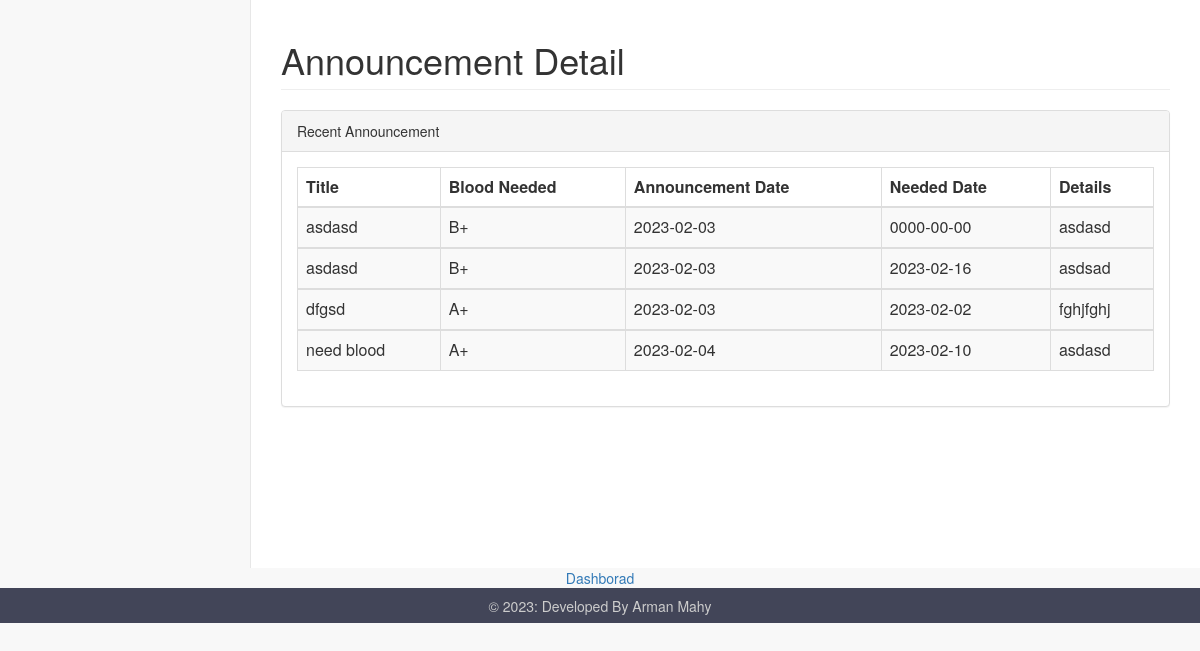
The app's page /pages/viewannouncement.php with its own data.
### tables this page shows
CREATE TABLE `announcement` (
  `user_id` int(11) NOT NULL,
  `name` text NOT NULL,
  `title` varchar(50) NOT NULL,
  `blood_type` varchar(10) NOT NULL,
  `publish_date` date NOT NULL DEFAULT current_timestamp(),
  `needed_date` date NOT NULL,
  `details` varchar(200) NOT NULL
);

### pages/viewannouncement.php (the view, shortened to what this page needs)
<html>
<head>
<link href="../vendor/bootstrap/css/bootstrap.min.css" rel="stylesheet">
<link href="../css/custom.css" rel="stylesheet">
</head>
<body>
<div id="wrapper">
<div id="page-wrapper">
<div class="container-fluid">
<div class="row">
<div class=".col-lg-12">
               <h1 class="page-header">Announcement Detail</h1>
                </div>
  </div>
				<div class="row">
                        <div class=".col-lg-12">
                            <div class="panel panel-default">
                                <div class="panel-heading">
                                    Recent Announcement
                                </div>
								 <div class="panel-body">
                                    <div class="table-responsive">
									<table class="table table-striped table-bordered table-hover" id="dataTables-example">
									<?php
						include "dbconnect.php";
						$qry="select * from announcement";
						$result=mysqli_query($conn,$qry);
						echo"
						<thead>
						<tr>
							<th>Title</th>
							<th>Blood Needed</th>
							<th>Announcement Date</th>
							<th>Needed Date</th>
							<th>Details</th>
						</tr>
						</thead>";
						while($row=mysqli_fetch_array($result)){
						  echo"<tbody>
						  <tr>
						  <td>".$row['title']."</td>
						  <td>".$row['blood_type']."</td>
						  <td>".$row['publish_date']."</td>
						  <td>".$row['needed_date']."</td>
						  <td>".$row['details']."</td>
						</tr>
						</tbody>";
						}
						?>
						</table>
				</div>
				</div>
		</div>
		</div>
		</div>
		</div>
		</div>
</div>
<div align="center">
        <a href="home.php" align="center">Dashborad</a>
    </div>
</body>
<footer>
        <p>&copy; <?php echo date("Y"); ?>: Developed By Arman Mahy</p>
    </footer>
</html>

### css/custom.css (style rules this page uses)
body { background-color: #f8f8f8; }
#wrapper { width: 100%; }
#page-wrapper { padding: 0 15px; min-height: 568px; background-color: white; }
@media (min-width: 768px) { #page-wrapper { position: inherit; margin: 0 0 0 250px; padding: 0 30px; border-left: 1px solid #e7e7e7; } }

### pages/viewannouncement.php (style rules this page uses)
footer { background-color: #424558; bottom: 0; left: 0; right: 0; height: 35px; text-align: center; color: #CCC; }
footer p { padding: 10.5px; margin: 0px; line-height: 100%; }

### records on screen
announcement: title "asdasd", blood_type "B+", publish_date "2023-02-03", needed_date "0000-00-00", details "asdasd"
announcement: title "asdasd", blood_type "B+", publish_date "2023-02-03", needed_date "2023-02-16", details "asdsad"
announcement: title "dfgsd", blood_type "A+", publish_date "2023-02-03", needed_date "2023-02-02", details "fghjfghj"
announcement: title "need blood", blood_type "A+", publish_date "2023-02-04", needed_date "2023-02-10", details "asdasd"
